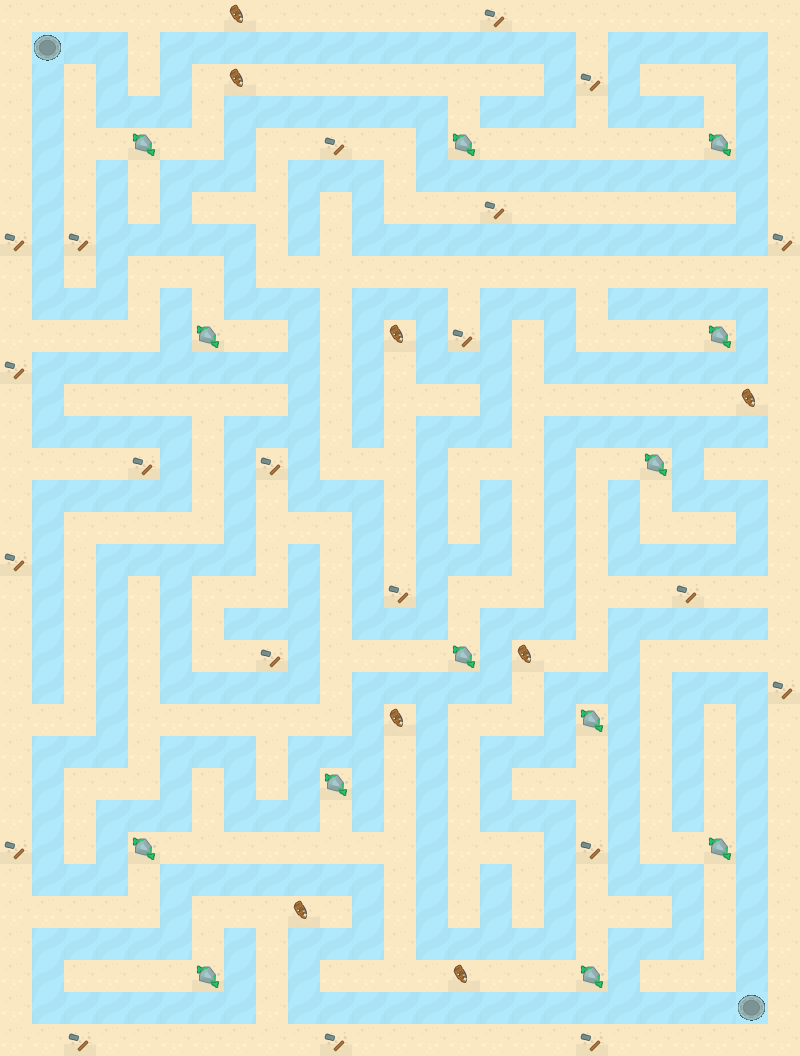

Tiled map render using the project's own tile images. Description and the whole map definition, tile-layer contents included, below:
An orthogonal 25x33 tile map with 32x32 px tiles, 1 tile layer (Tile Layer 1), 2 tilesets.

<map version="1.0" tiledversion="1.1.4" orientation="orthogonal" renderorder="right-down" width="25" height="33" tilewidth="32" tileheight="32" infinite="0" nextobjectid="1">
 <tileset firstgid="1" name="tiles" tilewidth="32" tileheight="32" tilecount="140" columns="14">
  <image source="../UnknownMazeIteration/assets/tiles.png" width="448" height="320" />
 </tileset>
 <tileset firstgid="141" name="tiles" tilewidth="32" tileheight="32" tilecount="140" columns="14">
  <image source="../UnknownMazeIteration/assets/tiles.png" width="448" height="320" />
 </tileset>
 <layer name="Tile Layer 1" width="25" height="33">
  <data encoding="csv">
20,20,20,20,20,20,20,19,20,20,20,20,20,20,20,18,20,20,20,20,20,20,20,20,20,
20,2,1,1,20,1,1,1,1,1,1,1,1,1,1,1,1,1,20,1,1,1,1,1,20,
20,1,20,1,20,1,20,19,20,20,20,20,20,20,20,20,20,1,18,1,20,20,20,1,20,
20,1,20,1,1,1,20,1,1,1,1,1,1,1,20,1,1,1,20,1,1,1,20,1,20,
20,1,20,20,17,20,20,1,20,20,18,20,20,1,17,20,20,20,20,20,20,20,17,1,20,
20,1,20,1,20,1,1,1,20,1,1,1,20,1,1,1,1,1,1,1,1,1,1,1,20,
20,1,20,1,20,1,20,20,20,1,20,1,20,20,20,18,20,20,20,20,20,20,20,1,20,
18,1,18,1,1,1,1,1,20,1,20,1,1,1,1,1,1,1,1,1,1,1,1,1,18,
20,1,20,1,20,20,20,1,20,20,20,20,20,20,20,20,20,20,20,20,20,20,20,20,20,
20,1,1,1,20,1,20,1,1,1,20,1,1,1,20,1,1,1,20,1,1,1,1,1,20,
20,20,20,20,20,1,17,20,20,1,20,1,19,1,18,1,20,1,20,20,20,20,17,1,20,
18,1,1,1,1,1,1,1,1,1,20,1,20,1,1,1,20,1,1,1,1,1,1,1,20,
20,1,20,20,20,20,20,20,20,1,20,1,20,20,20,1,20,20,20,20,20,20,20,19,20,
20,1,1,1,1,1,20,1,1,1,20,1,20,1,1,1,20,1,1,1,1,1,1,1,20,
20,20,20,20,18,1,20,1,18,1,20,20,20,1,20,20,20,1,20,20,17,1,20,20,20,
20,1,1,1,1,1,20,1,20,1,1,1,20,1,20,1,20,1,20,1,20,1,1,1,20,
20,1,20,20,20,20,20,1,20,20,20,1,20,1,20,1,20,1,20,1,20,20,20,1,20,
18,1,20,1,1,1,1,1,20,1,20,1,20,1,1,1,20,1,20,1,1,1,1,1,20,
20,1,20,1,20,1,20,20,20,1,20,1,18,1,20,20,20,1,20,20,20,18,20,20,20,
20,1,20,1,20,1,20,1,1,1,20,1,1,1,20,1,1,1,20,1,1,1,1,1,20,
20,1,20,1,20,1,20,20,18,1,20,20,20,20,17,1,19,20,20,1,20,20,20,20,20,
20,1,20,1,20,1,1,1,1,1,20,1,1,1,1,1,20,1,1,1,20,1,1,1,18,
20,20,20,1,20,20,20,20,20,20,20,1,19,1,20,20,20,1,17,1,20,1,20,1,20,
20,1,1,1,20,1,1,1,20,1,1,1,20,1,20,1,1,1,20,1,20,1,20,1,20,
20,1,20,20,20,1,20,1,20,1,17,1,20,1,20,1,20,20,20,1,20,1,20,1,20,
20,1,20,1,1,1,20,1,1,1,20,1,20,1,20,1,1,1,20,1,20,1,20,1,20,
18,1,20,1,17,20,20,20,20,20,20,20,20,1,20,20,20,1,18,1,20,20,17,1,20,
20,1,1,1,20,1,1,1,1,1,1,1,20,1,20,1,20,1,20,1,1,1,20,1,20,
20,20,20,20,20,1,20,20,20,19,20,1,20,1,20,1,20,1,20,20,20,1,20,1,20,
20,1,1,1,1,1,20,1,20,1,1,1,20,1,1,1,1,1,20,1,1,1,20,1,20,
20,1,20,20,20,20,17,1,20,1,20,20,20,20,19,20,20,20,17,1,20,20,20,1,20,
20,1,1,1,1,1,1,1,20,1,1,1,1,1,1,1,1,1,1,1,1,1,1,2,20,
20,20,18,20,20,20,20,20,20,20,18,20,20,20,20,20,20,20,18,20,20,20,20,20,20
</data>
 </layer>
</map>